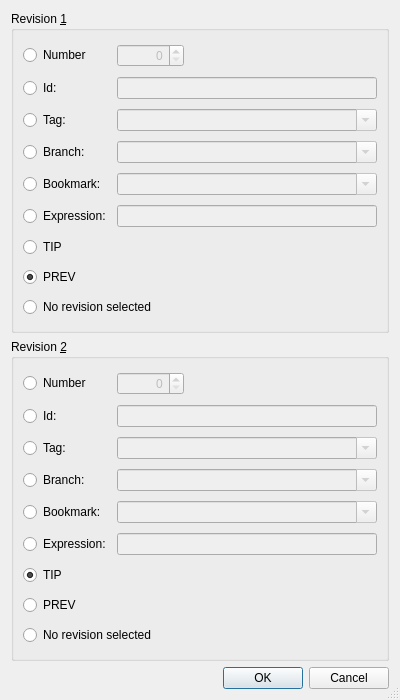
<?xml version="1.0" encoding="UTF-8"?>
<ui version="4.0">
 <class>HgRevisionsSelectionDialog</class>
 <widget class="QDialog" name="HgRevisionsSelectionDialog">
  <property name="geometry">
   <rect>
    <x>0</x>
    <y>0</y>
    <width>400</width>
    <height>700</height>
   </rect>
  </property>
  <property name="windowTitle">
   <string>Mercurial Diff</string>
  </property>
  <property name="sizeGripEnabled">
   <bool>true</bool>
  </property>
  <layout class="QVBoxLayout" name="verticalLayout">
   <item>
    <widget class="QGroupBox" name="rev1GroupBox">
     <property name="title">
      <string>Revision &amp;1</string>
     </property>
     <layout class="QGridLayout" name="gridLayout">
      <item row="0" column="0">
       <widget class="QRadioButton" name="number1Button">
        <property name="toolTip">
         <string>Select to specify a revision by number</string>
        </property>
        <property name="text">
         <string>Number</string>
        </property>
        <property name="checked">
         <bool>false</bool>
        </property>
       </widget>
      </item>
      <item row="0" column="1">
       <widget class="QSpinBox" name="number1SpinBox">
        <property name="enabled">
         <bool>false</bool>
        </property>
        <property name="toolTip">
         <string>Enter a revision number</string>
        </property>
        <property name="alignment">
         <set>Qt::AlignRight</set>
        </property>
        <property name="maximum">
         <number>999999999</number>
        </property>
       </widget>
      </item>
      <item row="0" column="2">
       <spacer>
        <property name="orientation">
         <enum>Qt::Horizontal</enum>
        </property>
        <property name="sizeHint" stdset="0">
         <size>
          <width>40</width>
          <height>20</height>
         </size>
        </property>
       </spacer>
      </item>
      <item row="1" column="0">
       <widget class="QRadioButton" name="id1Button">
        <property name="toolTip">
         <string>Select to specify a revision by changeset id</string>
        </property>
        <property name="text">
         <string>Id:</string>
        </property>
       </widget>
      </item>
      <item row="1" column="1" colspan="2">
       <widget class="QLineEdit" name="id1Edit">
        <property name="enabled">
         <bool>false</bool>
        </property>
        <property name="toolTip">
         <string>Enter a changeset id</string>
        </property>
       </widget>
      </item>
      <item row="2" column="0">
       <widget class="QRadioButton" name="tag1Button">
        <property name="toolTip">
         <string>Select to specify a revision by a tag</string>
        </property>
        <property name="text">
         <string>Tag:</string>
        </property>
       </widget>
      </item>
      <item row="2" column="1" colspan="2">
       <widget class="QComboBox" name="tag1Combo">
        <property name="enabled">
         <bool>false</bool>
        </property>
        <property name="toolTip">
         <string>Enter a tag name</string>
        </property>
        <property name="editable">
         <bool>true</bool>
        </property>
       </widget>
      </item>
      <item row="3" column="0">
       <widget class="QRadioButton" name="branch1Button">
        <property name="toolTip">
         <string>Select to specify a revision by a branch</string>
        </property>
        <property name="text">
         <string>Branch:</string>
        </property>
       </widget>
      </item>
      <item row="3" column="1" colspan="2">
       <widget class="QComboBox" name="branch1Combo">
        <property name="enabled">
         <bool>false</bool>
        </property>
        <property name="toolTip">
         <string>Enter a branch name</string>
        </property>
        <property name="editable">
         <bool>true</bool>
        </property>
       </widget>
      </item>
      <item row="4" column="0">
       <widget class="QRadioButton" name="bookmark1Button">
        <property name="toolTip">
         <string>Select to specify a revision by a bookmark</string>
        </property>
        <property name="text">
         <string>Bookmark:</string>
        </property>
       </widget>
      </item>
      <item row="4" column="1" colspan="2">
       <widget class="QComboBox" name="bookmark1Combo">
        <property name="enabled">
         <bool>false</bool>
        </property>
        <property name="sizePolicy">
         <sizepolicy hsizetype="Expanding" vsizetype="Fixed">
          <horstretch>0</horstretch>
          <verstretch>0</verstretch>
         </sizepolicy>
        </property>
        <property name="toolTip">
         <string>Enter a bookmark name</string>
        </property>
        <property name="editable">
         <bool>true</bool>
        </property>
       </widget>
      </item>
      <item row="5" column="0">
       <widget class="QRadioButton" name="expression1Button">
        <property name="text">
         <string>Expression:</string>
        </property>
       </widget>
      </item>
      <item row="5" column="1" colspan="2">
       <widget class="QLineEdit" name="expression1Edit">
        <property name="enabled">
         <bool>false</bool>
        </property>
        <property name="toolTip">
         <string>Enter a revision set expression</string>
        </property>
        <property name="clearButtonEnabled">
         <bool>true</bool>
        </property>
       </widget>
      </item>
      <item row="6" column="0" colspan="3">
       <widget class="QRadioButton" name="tip1Button">
        <property name="toolTip">
         <string>Select tip revision of repository</string>
        </property>
        <property name="text">
         <string>TIP</string>
        </property>
        <property name="checked">
         <bool>false</bool>
        </property>
       </widget>
      </item>
      <item row="7" column="0" colspan="3">
       <widget class="QRadioButton" name="prev1Button">
        <property name="toolTip">
         <string>Select revision before last commit</string>
        </property>
        <property name="text">
         <string>PREV</string>
        </property>
        <property name="checked">
         <bool>true</bool>
        </property>
       </widget>
      </item>
      <item row="8" column="0" colspan="3">
       <widget class="QRadioButton" name="none1Button">
        <property name="text">
         <string>No revision selected</string>
        </property>
       </widget>
      </item>
     </layout>
    </widget>
   </item>
   <item>
    <widget class="QGroupBox" name="rev2GroupBox">
     <property name="title">
      <string>Revision &amp;2</string>
     </property>
     <layout class="QGridLayout" name="gridLayout_2">
      <item row="0" column="0">
       <widget class="QRadioButton" name="number2Button">
        <property name="toolTip">
         <string>Select to specify a revision by number</string>
        </property>
        <property name="text">
         <string>Number</string>
        </property>
       </widget>
      </item>
      <item row="0" column="1">
       <widget class="QSpinBox" name="number2SpinBox">
        <property name="enabled">
         <bool>false</bool>
        </property>
        <property name="toolTip">
         <string>Enter a revision number</string>
        </property>
        <property name="alignment">
         <set>Qt::AlignRight</set>
        </property>
        <property name="maximum">
         <number>999999999</number>
        </property>
       </widget>
      </item>
      <item row="0" column="2">
       <spacer>
        <property name="orientation">
         <enum>Qt::Horizontal</enum>
        </property>
        <property name="sizeHint" stdset="0">
         <size>
          <width>40</width>
          <height>20</height>
         </size>
        </property>
       </spacer>
      </item>
      <item row="1" column="0">
       <widget class="QRadioButton" name="id2Button">
        <property name="toolTip">
         <string>Select to specify a revision by changeset id</string>
        </property>
        <property name="text">
         <string>Id:</string>
        </property>
       </widget>
      </item>
      <item row="1" column="1" colspan="2">
       <widget class="QLineEdit" name="id2Edit">
        <property name="enabled">
         <bool>false</bool>
        </property>
        <property name="toolTip">
         <string>Enter a changeset id</string>
        </property>
       </widget>
      </item>
      <item row="2" column="0">
       <widget class="QRadioButton" name="tag2Button">
        <property name="toolTip">
         <string>Select to specify a revision by a tag</string>
        </property>
        <property name="text">
         <string>Tag:</string>
        </property>
       </widget>
      </item>
      <item row="2" column="1" colspan="2">
       <widget class="QComboBox" name="tag2Combo">
        <property name="enabled">
         <bool>false</bool>
        </property>
        <property name="toolTip">
         <string>Enter a tag name</string>
        </property>
        <property name="editable">
         <bool>true</bool>
        </property>
       </widget>
      </item>
      <item row="3" column="0">
       <widget class="QRadioButton" name="branch2Button">
        <property name="toolTip">
         <string>Select to specify a revision by a branch</string>
        </property>
        <property name="text">
         <string>Branch:</string>
        </property>
       </widget>
      </item>
      <item row="3" column="1" colspan="2">
       <widget class="QComboBox" name="branch2Combo">
        <property name="enabled">
         <bool>false</bool>
        </property>
        <property name="toolTip">
         <string>Enter a branch name</string>
        </property>
        <property name="editable">
         <bool>true</bool>
        </property>
       </widget>
      </item>
      <item row="4" column="0">
       <widget class="QRadioButton" name="bookmark2Button">
        <property name="toolTip">
         <string>Select to specify a revision by a bookmark</string>
        </property>
        <property name="text">
         <string>Bookmark:</string>
        </property>
       </widget>
      </item>
      <item row="4" column="1" colspan="2">
       <widget class="QComboBox" name="bookmark2Combo">
        <property name="enabled">
         <bool>false</bool>
        </property>
        <property name="sizePolicy">
         <sizepolicy hsizetype="Expanding" vsizetype="Fixed">
          <horstretch>0</horstretch>
          <verstretch>0</verstretch>
         </sizepolicy>
        </property>
        <property name="toolTip">
         <string>Enter a bookmark name</string>
        </property>
        <property name="editable">
         <bool>true</bool>
        </property>
       </widget>
      </item>
      <item row="5" column="0">
       <widget class="QRadioButton" name="expression2Button">
        <property name="text">
         <string>Expression:</string>
        </property>
       </widget>
      </item>
      <item row="5" column="1" colspan="2">
       <widget class="QLineEdit" name="expression2Edit">
        <property name="enabled">
         <bool>false</bool>
        </property>
        <property name="toolTip">
         <string>Enter a revision set expression</string>
        </property>
        <property name="clearButtonEnabled">
         <bool>true</bool>
        </property>
       </widget>
      </item>
      <item row="6" column="0" colspan="3">
       <widget class="QRadioButton" name="tip2Button">
        <property name="toolTip">
         <string>Select tip revision of repository</string>
        </property>
        <property name="text">
         <string>TIP</string>
        </property>
        <property name="checked">
         <bool>true</bool>
        </property>
       </widget>
      </item>
      <item row="7" column="0" colspan="3">
       <widget class="QRadioButton" name="prev2Button">
        <property name="toolTip">
         <string>Select revision before last commit</string>
        </property>
        <property name="text">
         <string>PREV</string>
        </property>
       </widget>
      </item>
      <item row="8" column="0" colspan="3">
       <widget class="QRadioButton" name="none2Button">
        <property name="text">
         <string>No revision selected</string>
        </property>
       </widget>
      </item>
     </layout>
    </widget>
   </item>
   <item>
    <widget class="QDialogButtonBox" name="buttonBox">
     <property name="orientation">
      <enum>Qt::Horizontal</enum>
     </property>
     <property name="standardButtons">
      <set>QDialogButtonBox::Cancel|QDialogButtonBox::Ok</set>
     </property>
    </widget>
   </item>
  </layout>
 </widget>
 <pixmapfunction>qPixmapFromMimeSource</pixmapfunction>
 <tabstops>
  <tabstop>number1Button</tabstop>
  <tabstop>number1SpinBox</tabstop>
  <tabstop>id1Button</tabstop>
  <tabstop>id1Edit</tabstop>
  <tabstop>tag1Button</tabstop>
  <tabstop>tag1Combo</tabstop>
  <tabstop>branch1Button</tabstop>
  <tabstop>branch1Combo</tabstop>
  <tabstop>bookmark1Button</tabstop>
  <tabstop>bookmark1Combo</tabstop>
  <tabstop>expression1Button</tabstop>
  <tabstop>expression1Edit</tabstop>
  <tabstop>tip1Button</tabstop>
  <tabstop>prev1Button</tabstop>
  <tabstop>none1Button</tabstop>
  <tabstop>number2Button</tabstop>
  <tabstop>number2SpinBox</tabstop>
  <tabstop>id2Button</tabstop>
  <tabstop>id2Edit</tabstop>
  <tabstop>tag2Button</tabstop>
  <tabstop>tag2Combo</tabstop>
  <tabstop>branch2Button</tabstop>
  <tabstop>branch2Combo</tabstop>
  <tabstop>bookmark2Button</tabstop>
  <tabstop>bookmark2Combo</tabstop>
  <tabstop>expression2Button</tabstop>
  <tabstop>expression2Edit</tabstop>
  <tabstop>tip2Button</tabstop>
  <tabstop>prev2Button</tabstop>
  <tabstop>none2Button</tabstop>
 </tabstops>
 <resources/>
 <connections>
  <connection>
   <sender>buttonBox</sender>
   <signal>accepted()</signal>
   <receiver>HgRevisionsSelectionDialog</receiver>
   <slot>accept()</slot>
   <hints>
    <hint type="sourcelabel">
     <x>63</x>
     <y>688</y>
    </hint>
    <hint type="destinationlabel">
     <x>21</x>
     <y>143</y>
    </hint>
   </hints>
  </connection>
  <connection>
   <sender>buttonBox</sender>
   <signal>rejected()</signal>
   <receiver>HgRevisionsSelectionDialog</receiver>
   <slot>reject()</slot>
   <hints>
    <hint type="sourcelabel">
     <x>115</x>
     <y>688</y>
    </hint>
    <hint type="destinationlabel">
     <x>73</x>
     <y>140</y>
    </hint>
   </hints>
  </connection>
  <connection>
   <sender>number1Button</sender>
   <signal>toggled(bool)</signal>
   <receiver>number1SpinBox</receiver>
   <slot>setEnabled(bool)</slot>
   <hints>
    <hint type="sourcelabel">
     <x>62</x>
     <y>45</y>
    </hint>
    <hint type="destinationlabel">
     <x>148</x>
     <y>43</y>
    </hint>
   </hints>
  </connection>
  <connection>
   <sender>number2Button</sender>
   <signal>toggled(bool)</signal>
   <receiver>number2SpinBox</receiver>
   <slot>setEnabled(bool)</slot>
   <hints>
    <hint type="sourcelabel">
     <x>114</x>
     <y>394</y>
    </hint>
    <hint type="destinationlabel">
     <x>215</x>
     <y>396</y>
    </hint>
   </hints>
  </connection>
  <connection>
   <sender>id1Button</sender>
   <signal>toggled(bool)</signal>
   <receiver>id1Edit</receiver>
   <slot>setEnabled(bool)</slot>
   <hints>
    <hint type="sourcelabel">
     <x>53</x>
     <y>99</y>
    </hint>
    <hint type="destinationlabel">
     <x>266</x>
     <y>100</y>
    </hint>
   </hints>
  </connection>
  <connection>
   <sender>id2Button</sender>
   <signal>toggled(bool)</signal>
   <receiver>id2Edit</receiver>
   <slot>setEnabled(bool)</slot>
   <hints>
    <hint type="sourcelabel">
     <x>110</x>
     <y>427</y>
    </hint>
    <hint type="destinationlabel">
     <x>378</x>
     <y>428</y>
    </hint>
   </hints>
  </connection>
  <connection>
   <sender>tag1Button</sender>
   <signal>toggled(bool)</signal>
   <receiver>tag1Combo</receiver>
   <slot>setEnabled(bool)</slot>
   <hints>
    <hint type="sourcelabel">
     <x>80</x>
     <y>131</y>
    </hint>
    <hint type="destinationlabel">
     <x>248</x>
     <y>132</y>
    </hint>
   </hints>
  </connection>
  <connection>
   <sender>branch1Button</sender>
   <signal>toggled(bool)</signal>
   <receiver>branch1Combo</receiver>
   <slot>setEnabled(bool)</slot>
   <hints>
    <hint type="sourcelabel">
     <x>71</x>
     <y>163</y>
    </hint>
    <hint type="destinationlabel">
     <x>236</x>
     <y>164</y>
    </hint>
   </hints>
  </connection>
  <connection>
   <sender>tag2Button</sender>
   <signal>toggled(bool)</signal>
   <receiver>tag2Combo</receiver>
   <slot>setEnabled(bool)</slot>
   <hints>
    <hint type="sourcelabel">
     <x>78</x>
     <y>459</y>
    </hint>
    <hint type="destinationlabel">
     <x>378</x>
     <y>460</y>
    </hint>
   </hints>
  </connection>
  <connection>
   <sender>branch2Button</sender>
   <signal>toggled(bool)</signal>
   <receiver>branch2Combo</receiver>
   <slot>setEnabled(bool)</slot>
   <hints>
    <hint type="sourcelabel">
     <x>115</x>
     <y>491</y>
    </hint>
    <hint type="destinationlabel">
     <x>378</x>
     <y>492</y>
    </hint>
   </hints>
  </connection>
  <connection>
   <sender>bookmark1Button</sender>
   <signal>toggled(bool)</signal>
   <receiver>bookmark1Combo</receiver>
   <slot>setEnabled(bool)</slot>
   <hints>
    <hint type="sourcelabel">
     <x>45</x>
     <y>195</y>
    </hint>
    <hint type="destinationlabel">
     <x>254</x>
     <y>196</y>
    </hint>
   </hints>
  </connection>
  <connection>
   <sender>bookmark2Button</sender>
   <signal>toggled(bool)</signal>
   <receiver>bookmark2Combo</receiver>
   <slot>setEnabled(bool)</slot>
   <hints>
    <hint type="sourcelabel">
     <x>63</x>
     <y>523</y>
    </hint>
    <hint type="destinationlabel">
     <x>378</x>
     <y>524</y>
    </hint>
   </hints>
  </connection>
  <connection>
   <sender>expression1Button</sender>
   <signal>toggled(bool)</signal>
   <receiver>expression1Edit</receiver>
   <slot>setEnabled(bool)</slot>
   <hints>
    <hint type="sourcelabel">
     <x>54</x>
     <y>216</y>
    </hint>
    <hint type="destinationlabel">
     <x>160</x>
     <y>218</y>
    </hint>
   </hints>
  </connection>
  <connection>
   <sender>expression2Button</sender>
   <signal>toggled(bool)</signal>
   <receiver>expression2Edit</receiver>
   <slot>setEnabled(bool)</slot>
   <hints>
    <hint type="sourcelabel">
     <x>37</x>
     <y>542</y>
    </hint>
    <hint type="destinationlabel">
     <x>152</x>
     <y>543</y>
    </hint>
   </hints>
  </connection>
 </connections>
</ui>
